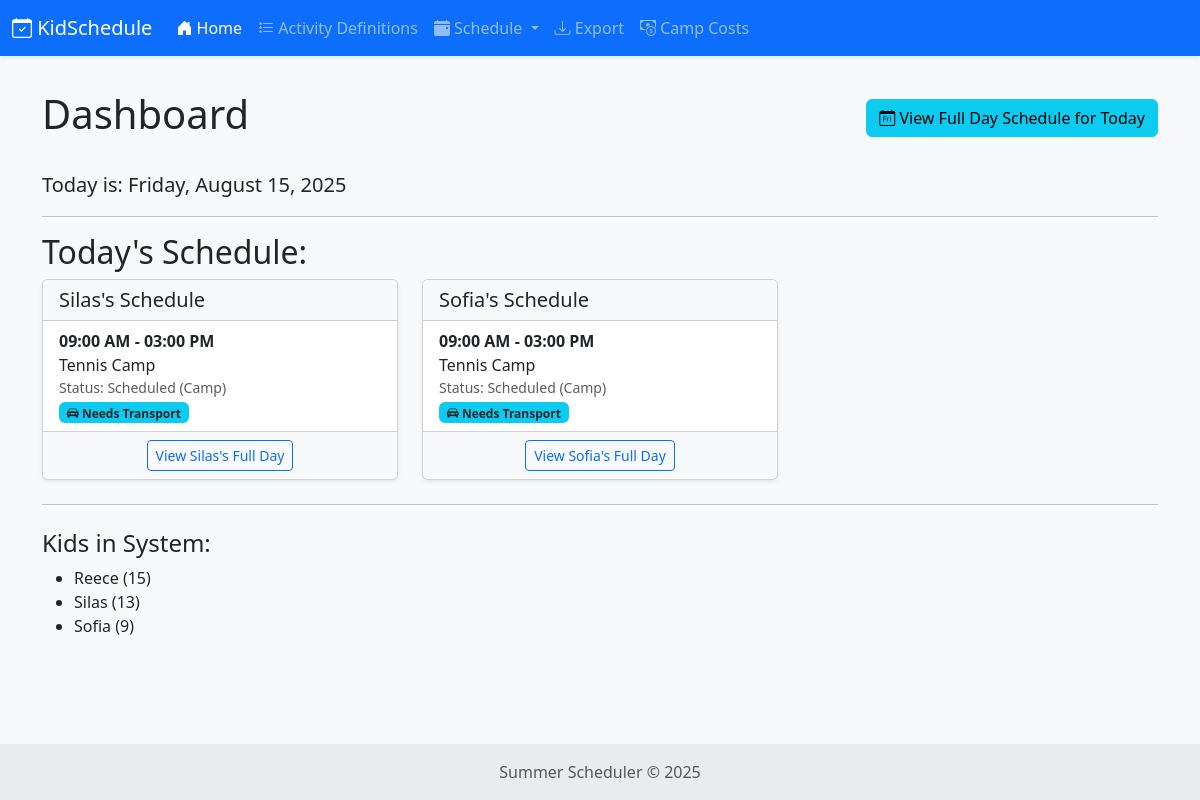
The page / on the database its author committed.
### app/models.py (models this page shows, shortened)
class Kid(db.Model):
    id = db.Column(db.Integer, primary_key=True)
    name = db.Column(db.String(50), unique=True, nullable=False)
    age = db.Column(db.Integer, nullable=False)
    scheduled_events = db.relationship('ScheduledEvent', backref='kid', lazy='dynamic', cascade="all, delete-orphan")

class ScheduledEvent(db.Model):
    id = db.Column(db.Integer, primary_key=True)
    kid_id = db.Column(db.Integer, db.ForeignKey('kid.id'), nullable=False)
    activity_id = db.Column(db.Integer, db.ForeignKey('activity.id'), nullable=False)
    date = db.Column(db.Date, nullable=False)
    start_time = db.Column(db.Time, nullable=False)
    end_time = db.Column(db.Time, nullable=False) # Calculated or set
    status = db.Column(db.String(50), default='Scheduled') # e.g., 'Scheduled', 'Confirmed', 'Pending Confirmation'
    supervisor_assigned = db.Column(db.String(100), nullable=True)
    transport_provider = db.Column(db.String(100), nullable=True)
    notes = db.Column(db.Text, nullable=True)
    linked_event_id = db.Column(db.Integer, db.ForeignKey('scheduled_event.id'), nullable=True)
    linked_event_pair = db.relationship("ScheduledEvent", remote_side=[id], uselist=False, post_update=True)
    is_camp = db.Column(db.Boolean, default=False, index=True)
    cost = db.Column(db.Float, nullable=True) # Store cost here
    is_overnight_camp = db.Column(db.Boolean, default=False)
    camp_session_identifier = db.Column(db.String(100), nullable=True, index=True)
    camp_session_end_date = db.Column(db.Date, nullable=True)

class Activity(db.Model):
    id = db.Column(db.Integer, primary_key=True)
    name = db.Column(db.String(100), nullable=False, unique=True)
    description = db.Column(db.Text, nullable=True)
    duration_minutes = db.Column(db.Integer, nullable=False, default=60) # Duration in minutes
    requires_supervision = db.Column(db.Boolean, default=False)
    requires_another_person = db.Column(db.Boolean, default=False)
    can_do_alone = db.Column(db.Boolean, default=True)
    requires_transportation = db.Column(db.Boolean, default=False)
    is_camp_activity = db.Column(db.Boolean, default=False, index=True)
    default_camp_cost = db.Column(db.Float, nullable=True)
    default_is_overnight = db.Column(db.Boolean, default=False)
    default_camp_start_time = db.Column(db.Time, nullable=True) # Optional: if camps have a typical start time
    default_camp_end_time = db.Column(db.Time, nullable=True)   # Optional: if camps have a typical end time for a day
    kids_assigned = db.relationship('Kid', secondary=activity_kid_association,
                                    lazy='subquery', # or 'dynamic'
                                    backref=db.backref('activities', lazy='dynamic'))
    scheduled_events = db.relationship('ScheduledEvent', backref='activity_details', lazy='dynamic', cascade="all, delete-orphan")

### app/routes/main_routes.py (the view)
@bp.route('/')
def index():
    today = date.today()
    kids = Kid.query.order_by(Kid.name).all()
    todays_events_by_kid = {}
    for kid_obj in kids:
        events = ScheduledEvent.query.filter_by(kid_id=kid_obj.id, date=today) \
            .join(Activity) \
            .order_by(ScheduledEvent.start_time, Activity.name) \
            .all()
        if events: # Only add kid if they have events today
            todays_events_by_kid[kid_obj] = events
    return render_template('index.html',
                           kids=kids, # Still pass all kids for the general list if you keep it
                           todays_date=today,
                           todays_events_by_kid=todays_events_by_kid)

### app/templates/index.html (shortened to what this page needs)
{% extends "layout.html" %}
{% block content %}
<div class="d-flex justify-content-between align-items-center mb-4">
    <h1>Dashboard</h1>
    <a href="{{ url_for('schedule.view_day_schedule', date=todays_date.strftime('%Y-%m-%d')) }}" class="btn btn-info">
        <i class="bi bi-calendar-day"></i> View Full Day Schedule for Today
    </a>
</div>
<p class="lead">Today is: <strong>{{ todays_date.strftime('%A, %B %d, %Y') }}</strong></p>
<hr>
{% if todays_events_by_kid %}
<h2>Today's Schedule:</h2>
<div class="row row-cols-1 row-cols-md-2 row-cols-lg-3 g-4">
    {% for kid, events in todays_events_by_kid.items() %}
    <div class="col">
        <div class="card h-100 shadow-sm">
            <div class="card-header bg-light">
                <h5 class="card-title mb-0">{{ kid.name }}'s Schedule</h5>
            </div>
            <ul class="list-group list-group-flush">
                {% for event in events %}
                <li class="list-group-item">
                    <strong>{{ event.start_time.strftime('%I:%M %p') }} - {{ event.end_time.strftime('%I:%M %p') }}</strong><br>
                    {{ event.activity_details.name }}
                    <small class="d-block text-muted">
                        Status: {{ event.status }}
                    </small>
                    {% if event.transport_provider %}
                    <span class="badge bg-info text-dark mt-1">Transport: {{ event.transport_provider }} ({{event.start_time.strftime('%I:%M%p')}}-{{event.end_time.strftime('%I:%M%p')}})</span>
                    {% elif event.activity_details.requires_transportation %}
                    <span class="badge bg-info text-dark mt-1"><i class="bi bi-car-front-fill"></i> Needs Transport</span>
                    {% endif %}
                </li>
                {% endfor %}
            </ul>
            <div class="card-footer bg-light text-center">
                <a href="{{ url_for('schedule.view_day_schedule', date=todays_date.strftime('%Y-%m-%d'), kid_id=kid.id) }}" class="btn btn-sm btn-outline-primary">
                    View {{ kid.name }}'s Full Day
                </a>
            </div>
        </div>
    </div>
    {% endfor %}
</div>
{% endif %}
<hr class="my-4">
<h4>Kids in System:</h4>
{% if kids %}
<ul>
    {% for kid_obj in kids %}
    <li>{{ kid_obj.name }} ({{ kid_obj.age }})</li>
    {% endfor %}
</ul>
{% else %}
<p>No kids found in the system.</p>
{% endif %}
{% endblock %}

### app/templates/layout.html (shortened to what this page needs)
<!DOCTYPE html>
<html lang="en">
<head>
    <link href="https://cdn.jsdelivr.net/npm/bootstrap@5.3.2/dist/css/bootstrap.min.css" rel="stylesheet">
    <link rel="stylesheet" href="https://cdn.jsdelivr.net/npm/bootstrap-icons@1.11.1/font/bootstrap-icons.css">
    <link href='https://cdn.jsdelivr.net/npm/fullcalendar@6.1.10/main.min.css' rel='stylesheet' />
    <link rel="stylesheet" href="https://cdn.jsdelivr.net/npm/flatpickr/dist/flatpickr.min.css">
</head>
<body>
<nav class="navbar navbar-expand-lg navbar-dark bg-primary fixed-top shadow-sm">
    <div class="container-fluid">
        <a class="navbar-brand" href="{{ url_for('main.index') }}"><i class="bi bi-calendar-check"></i> KidSchedule</a>
        <div class="collapse navbar-collapse" id="navbarNav">
            <ul class="navbar-nav me-auto mb-2 mb-lg-0">
                <li class="nav-item">
                    <a class="nav-link {% if request.blueprint == 'main' %}active{% endif %}" aria-current="page" href="{{ url_for('main.index') }}"><i class="bi bi-house-door-fill"></i> Home</a>
                </li>
                <li class="nav-item">
                    <a class="nav-link {% if request.blueprint == 'activities' %}active{% endif %}" href="{{ url_for('activities.list_activities') }}"><i class="bi bi-list-stars"></i> Activity Definitions</a>
                </li>
                <li class="nav-item dropdown">
                    <a class="nav-link dropdown-toggle {% if request.blueprint == 'schedule' %}active{% endif %}" href="#" id="scheduleDropdown" role="button" data-bs-toggle="dropdown" aria-expanded="false">
                        <i class="bi bi-calendar-event-fill"></i> Schedule
                    </a>
                </li>
                <li class="nav-item">
                    <a class="nav-link {% if request.blueprint == 'export' %}active{% endif %}" href="{{ url_for('export.generate_export_file') }}"><i class="bi bi-download"></i> Export</a>
                </li>
                <li class="nav-item">
                    <a class="nav-link {% if request.blueprint == 'reports' %}active{% endif %}" href="{{ url_for('reports.camp_cost_report') }}"><i class="bi bi-cash-coin"></i> Camp Costs</a>
                </li>
            </ul>
        </div>
    </div>
</nav>
<div aria-live="polite" aria-atomic="true" class="position-relative">
    <div class="toast-container position-fixed top-0 end-0 p-3">
    </div>
</div>
<main class="container">
    {% block content %}{% endblock %}
</main>
<footer class="footer mt-auto py-3">
    <div class="container text-center">
        <span class="text-muted">Summer Scheduler &copy; {% if now %}{{ now.year }}{% else %}{{ ''|date('Y') }}{% endif %}</span>
    </div>
</footer>
</body>
</html>

### app/templates/layout.html (style rules this page uses)
body { padding-top: 70px; background-color: #f8f9fa; min-height: 100vh; display: flex; flex-direction: column; }
main.container { margin-top: 20px; flex-grow: 1; }
.toast-container { z-index: 1100; }
.footer { background-color: #e9ecef; }

### rows shown on the page
Kid: name "Silas", age "13"
ScheduledEvent: start_time "09:00 AM", end_time "03:00 PM", activity_details.name "Tennis Camp", status "Scheduled (Camp)", shows "Needs Transport"
Kid: name "Sofia", age "9"
ScheduledEvent: start_time "09:00 AM", end_time "03:00 PM", activity_details.name "Tennis Camp", status "Scheduled (Camp)", shows "Needs Transport"
Kid: name "Reece", age "15"
